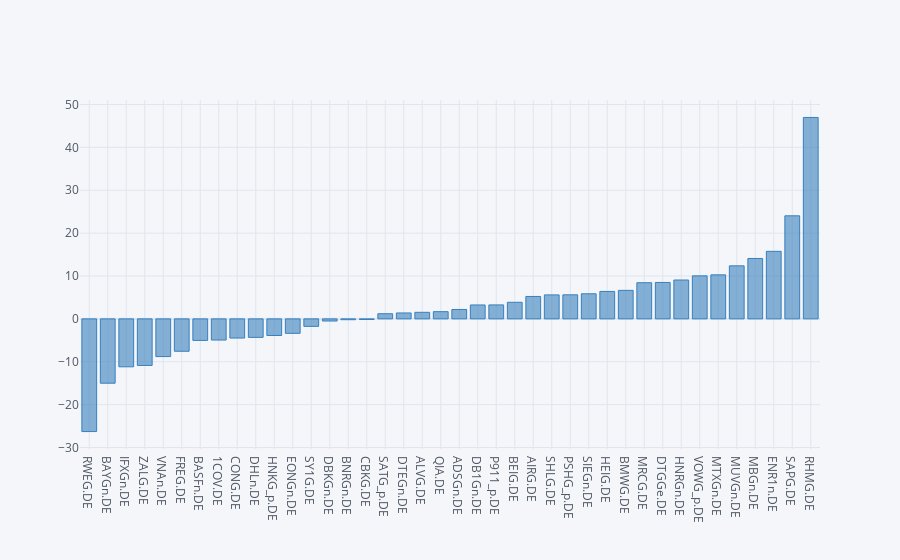

Source (notebook cell):
### Code cell
dax.set_index('Instrument')['YTD Total Return'].sort_values().iplot(kind='bar', color='blue')

### Figure 1 — Plotly figure (JSON) as saved in the notebook; plotly's stock layout.template omitted (floating-point values rounded to 4 significant figures)
{"data": [{"marker": {"color": "rgba(55, 128, 191, 0.6)", "line": {"color": "rgba(55, 128, 191, 1.0)", "width": 1}}, "name": "YTD Total Return", "orientation": "v", "text": "", "type": "bar", "x": ["RWEG.DE", "BAYGn.DE", "IFXGn.DE", "ZALG.DE", "VNAn.DE", "FREG.DE", "BASFn.DE", "1COV.DE", "CONG.DE", "DHLn.DE", "HNKG_p.DE", "EONGn.DE", "SY1G.DE", "DBKGn.DE", "BNRGn.DE", "CBKG.DE", "SATG_p.DE", "DTEGn.DE", "ALVG.DE", "QIA.DE", "ADSGn.DE", "DB1Gn.DE", "P911_p.DE", "BEIG.DE", "AIRG.DE", "SHLG.DE", "PSHG_p.DE", "SIEGn.DE", "HEIG.DE", "BMWG.DE", "MRCG.DE", "DTGGe.DE", "HNRGn.DE", "VOWG_p.DE", "MTXGn.DE", "MUVGn.DE", "MBGn.DE", "ENR1n.DE", "SAPG.DE", "RHMG.DE"], "y": [-26.27, -15.0, -11.18, -10.86, -8.795, -7.553, -5.023, -4.935, -4.472, -4.314, -3.87, -3.374, -1.746, -0.5015, -0.1923, -0.1394, 1.2, 1.379, 1.529, 1.683, 2.194, 3.244, 3.254, 3.869, 5.226, 5.589, 5.613, 5.854, 6.4, 6.648, 8.432, 8.495, 9.061, 10.04, 10.27, 12.37, 14.08, 15.75, 24.03, 46.97]}], "layout": {"legend": {"bgcolor": "#F5F6F9", "font": {"color": "#4D5663"}}, "paper_bgcolor": "#F5F6F9", "plot_bgcolor": "#F5F6F9", "title": {"font": {"color": "#4D5663"}}, "xaxis": {"gridcolor": "#E1E5ED", "showgrid": true, "tickfont": {"color": "#4D5663"}, "title": {"font": {"color": "#4D5663"}, "text": ""}, "zerolinecolor": "#E1E5ED"}, "yaxis": {"gridcolor": "#E1E5ED", "showgrid": true, "tickfont": {"color": "#4D5663"}, "title": {"font": {"color": "#4D5663"}, "text": ""}, "zerolinecolor": "#E1E5ED"}}}
